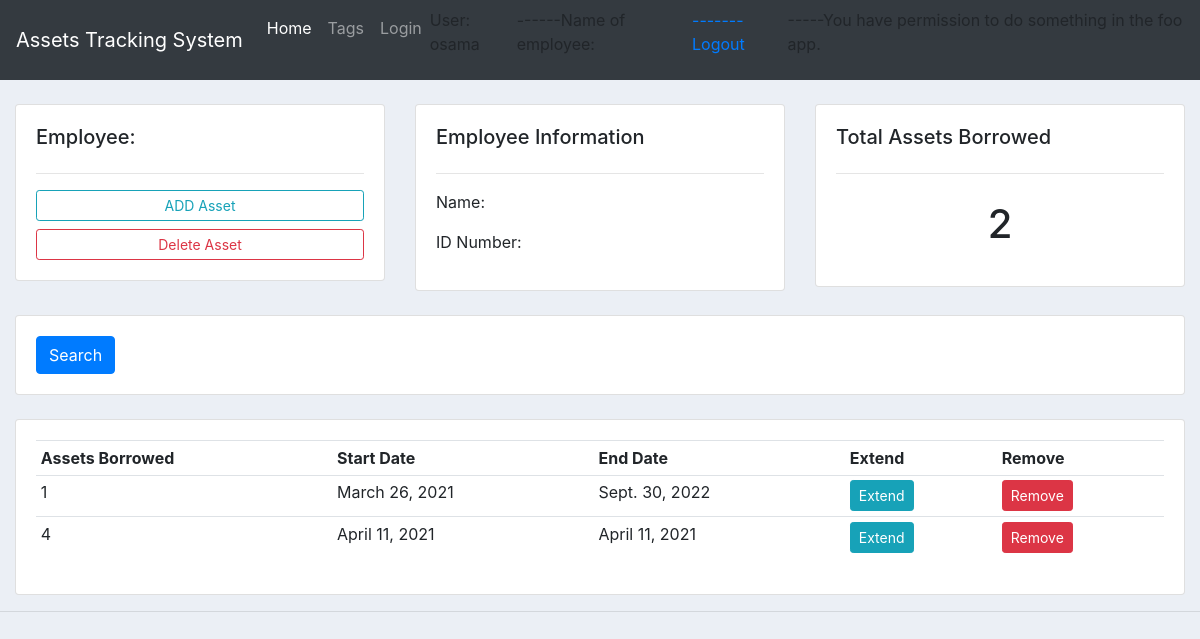
The app's page /employee/4/ (signed in) with its own data.
### assetstracking/models.py (models this page shows, shortened)
class Borrowing(models.Model):
    borrowing_id = models.IntegerField(null=True)
    start_date = models.DateField(auto_now_add=True, null=True)
    end_date = models.DateField(null=True)
    subscriber_id = models.ManyToManyField(Subscriber)
    employee_id = models.ForeignKey(Employee, null=True, on_delete= models.SET_NULL)
    tag_id = models.ForeignKey(Tag, null=True, on_delete= models.SET_NULL)
    employee_id_scanned = models.IntegerField(null=True,default=0)
    asset_id_scanned = models.IntegerField(null=True,default=0)
    reader_code = models.CharField(max_length=200, null=True, default=0)

### assetstracking/views.py (the view)
# urls.py: path('employee/<str:employee_test>/', views.employee, name="employee"),
def employee(request, employee_test):
    employee = Employee.objects.get(id=employee_test)
    borrowings = employee.borrowing_set.all()
    borrowing_count = borrowings.count()
    context = {'employee': employee, 'borrowings': borrowings, 'borrowing_count':borrowing_count}
    return render(request, 'assetstracking/employee.html', context)

### assetstracking/templates/assetstracking/employee.html
{%  extends 'assetstracking/main.html' %}
{% block content %}
{% if user.employee.employee_id == employee.employee_id or perms.user.add_employee %}
	<br>
<div class="row">
	<div class="col-md">
		<div class="card card-body">
			<h5>Employee:</h5>
			<hr>
			<a class="btn btn-outline-info  btn-sm btn-block" href="">ADD Asset</a>
			<a class="btn btn-outline-danger  btn-sm btn-block" href="">Delete Asset</a>
		</div>
	</div>
	<div class="col-md">
		<div class="card card-body">
			<h5>Employee Information</h5>
			<hr>
			<p>Name: {{user.employee.employee_name}} </p>
			<p>ID Number: {{user.employee.employee_id}} </p>
		</div>
	</div>
	<div class="col-md">
		<div class="card card-body">
			<h5>Total Assets Borrowed</h5>
			<hr>
			<h1 style="text-align: center;padding: 10px">{{borrowing_count}}</h1>
		</div>
	</div>
</div>
<br>
<div class="row">
	<div class="col">
		<div class="card card-body">
			<form method="get">
		    <button class="btn btn-primary" type="submit">Search</button>
		  </form>
		</div>
	</div>
</div>
<br>
<div class="row">
	<div class="col-md">
		<div class="card card-body">
			<table class="table table-sm">
				<tr>
					<th>Assets Borrowed {{user.borrowing.borrowing_id}}</th>
					<th>Start Date</th>
					<th>End Date</th>
					<th>Extend</th>
					<th>Remove</th>
				</tr>
				{% for i in borrowings %}
				<tr>
					<td>{{i.borrowing_id}}</td>
					<td>{{i.start_date}}</td>
					<td>{{i.end_date}}</td>
					<td><a class="btn btn-sm btn-info" href="">Extend</a></td>
					<td><a class="btn btn-sm btn-danger" href="">Remove</a></td>
				</tr>
				{% endfor %}
			</table>
		</div>
	</div>
</div>
{% else %}
<li>You are not authorized to access this page</li>
{% endif %}
{% endblock %}

### assetstracking/templates/assetstracking/navbar.html (shortened to what this page needs)
<nav class="navbar navbar-expand-lg navbar-dark bg-dark">
  <a class="navbar-brand" href="#">Assets Tracking System</a>
  <div class="collapse navbar-collapse" id="navbarNav">
    <ul class="navbar-nav">
      <li class="nav-item active">
        <a class="nav-link" href="{% url 'assets' %}">Home</a>
      </li>
      <li class="nav-item">
        <a class="nav-link" href="{% url 'tags' %}">Tags</a>
      </li>
      <li class="nav-item">
        <a class="nav-link" href="{% url 'login' %}">Login</a>
      </li>
	 {% if user.is_authenticated %}
       <li>User: {{ user.get_username }}</li>
	   <li>------Name of employee: {{ user.employee.employee_name }}</li>
       <li><a href="{% url 'logout'%}?next={{request.path}}">-------Logout</a></li>
	 {% else %}
       <li><a href="{% url 'login'%}?next={{request.path}}">Login</a></li>
	 {% endif %}
	 {% if perms.user.add_employee %}
         <p>-----You have permission to do something in the foo app.</p>
     {% else %}
         <p>-----You don't have permission to do anything in the foo app.</p>
     {% endif %}
    </ul>
  </div>
</nav>

### assetstracking/templates/assetstracking/main.html (style rules this page uses)
body { background-color: #ebeff5; }

### records on screen
Borrowing: borrowing_id "1", start_date "March 26, 2021", end_date "Sept. 30, 2022"
Borrowing: borrowing_id "4", start_date "April 11, 2021", end_date "April 11, 2021"

### other values on screen
{{ user.get_username }} "osama"
{{ borrowing_count }} "2"
